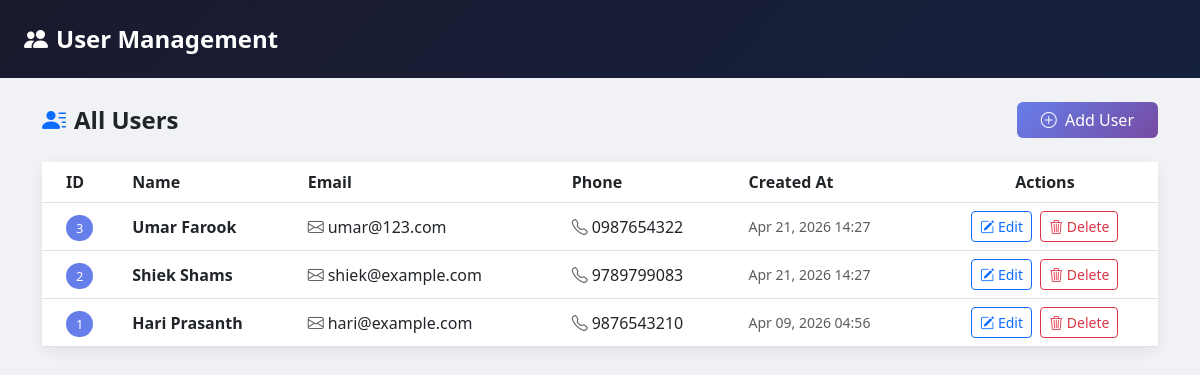
The page / on the database its author committed.
### users/models.py (models this page shows, shortened)
class User(models.Model):
    name = models.CharField(max_length=100)
    email = models.EmailField(unique=True)
    phone = models.CharField(max_length=15, blank=True)
    created_at = models.DateTimeField(auto_now_add=True)
    class Meta:
        ordering = ['-created_at']

### users/views.py (the view)
# urls.py: path('', UserListTemplateView.as_view(), name='user-list-template'),
class UserListTemplateView(View):
    def get(self, request):
        return render(request, 'users/user_list.html', {'users': User.objects.all()})

### templates/users/user_list.html
{% extends "users/base.html" %}
{% block content %}
<div class="d-flex justify-content-between align-items-center mb-4">
    <h4 class="fw-bold mb-0"><i class="bi bi-person-lines-fill me-2 text-primary"></i>All Users</h4>
    <a href="{% url 'user-create-template' %}" class="btn btn-primary px-4">
        <i class="bi bi-plus-circle me-1"></i> Add User
    </a>
</div>
<div class="card">
    <div class="card-body p-0">
        {% if users %}
        <table class="table table-hover align-middle mb-0">
            <thead>
                <tr>
                    <th class="ps-4">ID</th>
                    <th>Name</th>
                    <th>Email</th>
                    <th>Phone</th>
                    <th>Created At</th>
                    <th class="text-center">Actions</th>
                </tr>
            </thead>
            <tbody>
                {% for user in users %}
                <tr>
                    <td class="ps-4"><span class="badge-id">{{ user.id }}</span></td>
                    <td class="fw-semibold">{{ user.name }}</td>
                    <td><i class="bi bi-envelope me-1 text-muted"></i>{{ user.email }}</td>
                    <td>
                        {% if user.phone %}
                            <i class="bi bi-telephone me-1 text-muted"></i>{{ user.phone }}
                        {% else %}
                            <span class="text-muted">—</span>
                        {% endif %}
                    </td>
                    <td class="text-muted small">{{ user.created_at|date:"M d, Y H:i" }}</td>
                    <td class="text-center">
                        <a href="{% url 'user-edit-template' user.pk %}" class="btn btn-sm btn-outline-primary me-1">
                            <i class="bi bi-pencil-square"></i> Edit
                        </a>
                        <a href="{% url 'user-delete-template' user.pk %}" class="btn btn-sm btn-outline-danger">
                            <i class="bi bi-trash3"></i> Delete
                        </a>
                    </td>
                </tr>
                {% endfor %}
            </tbody>
        </table>
        {% else %}
        <div class="text-center py-5 text-muted">
            <i class="bi bi-inbox fs-1 d-block mb-2"></i>
            No users found. <a href="{% url 'user-create-template' %}">Add one now</a>.
        </div>
        {% endif %}
    </div>
</div>
{% endblock %}

### templates/users/base.html (shortened to what this page needs)
<!DOCTYPE html>
<html lang="en">
<head>
    <link href="https://cdn.jsdelivr.net/npm/bootstrap@5.3.0/dist/css/bootstrap.min.css" rel="stylesheet">
    <link href="https://cdn.jsdelivr.net/npm/bootstrap-icons@1.10.5/font/bootstrap-icons.css" rel="stylesheet">
</head>
<body>
    <nav class="navbar navbar-dark px-4 py-3 mb-4">
        <a class="navbar-brand fw-bold fs-4" href="{% url 'user-list-template' %}">
            <i class="bi bi-people-fill me-2"></i>User Management
        </a>
    </nav>
    <div class="container">
        {% block content %}{% endblock %}
    </div>
</body>
</html>

### templates/users/base.html (style rules this page uses)
body { background-color: #f0f2f5; }
.navbar { background: linear-gradient(135deg, #1a1a2e, #16213e); }
.card { border: none; border-radius: 12px; box-shadow: 0 4px 15px rgba(0,0,0,0.08); }
.btn-primary { background: linear-gradient(135deg, #667eea, #764ba2); border: none; }
.table thead { background: linear-gradient(135deg, #667eea, #764ba2); color: white; }
.badge-id { background: #667eea; color: white; padding: 4px 10px; border-radius: 20px; font-size: 0.8rem; }

### rows shown on the page
User: id "3", name "Umar Farook", email "umar@123.com", phone "0987654322", created_at "Apr 21, 2026 14:27"
User: id "2", name "Shiek Shams", email "shiek@example.com", phone "9789799083", created_at "Apr 21, 2026 14:27"
User: id "1", name "Hari Prasanth", email "hari@example.com", phone "9876543210", created_at "Apr 09, 2026 04:56"
